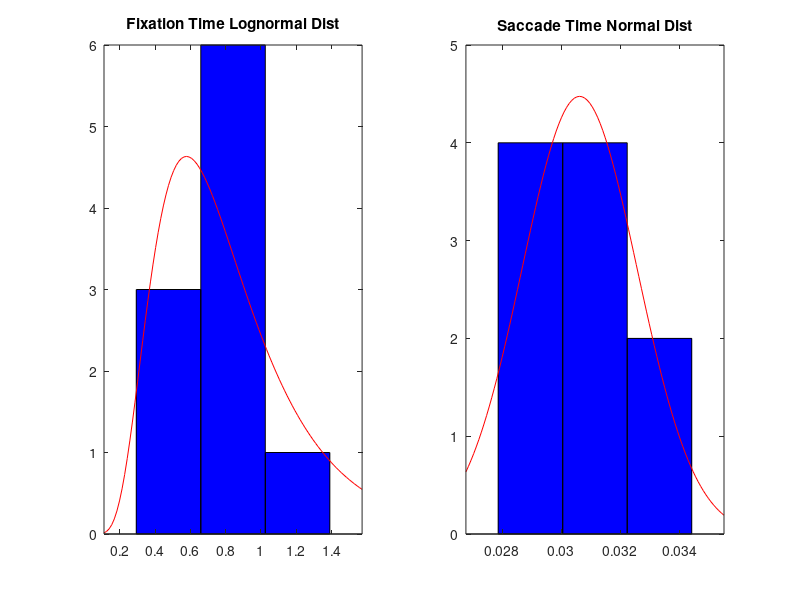

Here is the MATLAB script that generated this plot: (Note: this script raises an error after producing the figure.)
% AUTHORS: Sarah Leary, Victoria Hurd, Abby Rindfuss, Lena Obaid
% DATE CREATED: 9/10/2024
% DATE LAST MODIFIED: 9/12/2024
% PROJECT: NSEEV Project
% CLASS: Human Operation of Aerospace Vehicles

%% Housekeeping
clear;clc;close all


%% Fixed Values

% 4 AOIs
% Each AOI has a salience, expectancy, and value
    % A (primary display)
    S_A = 2;
    Ex_A = 4;
    V_A = 2;
    
    % B (monitor for water levels)
    S_B = 3;
    Ex_B = 2;
    V_B = 1;

    % C (communications display)
    S_C = 1;
    Ex_C = 3;
    V_C = 1;

    % D (emergency notification)
    S_D = 2;
    Ex_D = 1;
    V_D = 5;

% All the combinations of transition effort:
Ef_AB = 1;
Ef_AC = 1;
Ef_AD = 5;
Ef_BC = 3;
Ef_BD = 6;
Ef_CD = 4.5;
% Also, we are assuming that effort to transition is symmetric
% meaning Ef_AB = Ef_BA, etc


%% Distributions
    % fixation --> saccadic eye movement --> fixation --> and so on

n_fix = 10; % number of fixations

% Each fixation time modeled as a random variable with lognormal
% distribution 
fix_dist = makedist('Lognormal','mu', 0, 'sigma',0.5);

% The duration of each saccadic eye movement can be assumed to be normally
% distributed
sac_dist = makedist('Normal','mu',0.03,'sigma',0.003);

% rng('default') % uncomment this if we want these values to never change
fix_time = random(fix_dist,n_fix,1);
% now visualizing the lognormal distribution:
figure(1)
subplot(1,2,1)
histfit(fix_time,3,'lognormal')
title('Fixation Time Lognormal Dist')

sac_time = random(sac_dist,n_fix,1);
% now visualizing the lognormal distribution:
subplot(1,2,2)
histfit(sac_time,3,'normal')
title('Saccade Time Normal Dist')
sgtitle('Distributions for 10 Random Numbers')

%% NSEEV Probability Model for Next Display: 
%Need to write a function that can take in current display and export next
%display


%% 1. Simulation of the Eye Position
% start each scan at A
% eye position as a function of time for 10 fixations
    %%% did we ask Torin about how to choose the sequence? ie random,
    %%% optimize, or we decide? For now, I'm just picking A, B, C, D

% timevec will be like [fix_time, sac_time, fix_time, sac_time ...]

%% 1. Simulation of the Eye Position
% Sequence of displays: A -> B -> C -> D
sequence = {'A', 'B', 'C', 'D'};
seq_numeric = [1, 2, 3, 4];  % Mapping A = 1, B = 2, C = 3, D = 4 for plotting along the y axis

% Initialize time vector and eye position array
time_points = zeros(2 * n_fix-1, 1);
eye_position = zeros(2 * n_fix-1, 1);

% Start at display A
current_time = 0;
current_display=1;

for i = 1:n_fix
    % Fixation on display
    eye_position(2*i - 1) = seq_numeric(mod(i-1, length(sequence)) + 1);  % A -> B -> C -> D -> A...
    time_points(2*i - 1) = current_time;
    current_time = current_time + fix_time(i);
    
    % Saccade (if not the last fixation)
    if i < n_fix
        eye_position(2*i) = NaN;  % No display viewed during saccades
        time_points(2*i) = current_time;
        current_time = current_time + sac_time(i);
    end
end

%% Plot the scan pattern
figure(2)
hold on

% Plot the fixations (solid lines) using the stairs function
stairs(time_points, eye_position, 'LineWidth', 2, 'Color', 'b');

% Plot the saccades (red dashed lines)
for i = 1:2:(2*n_fix-2)  % Iterate over every other element for 9 saccades
    % Plot the saccade as a red dashed line
    plot([time_points(i+1), time_points(i+2)], [eye_position(i), eye_position(i+2)], 'r--', 'LineWidth', 1.5);
end

% Labels and formatting
xlabel('Time (s)');
ylabel('Display (1=A, 2=B, 3=C, 4=D)');
title('Eye Position Over Time (10 Fixations)');
yticks([1 2 3 4]);
yticklabels({'A', 'B', 'C', 'D'});
grid on;
legend({'Fixations', 'Saccades'}, 'Location', 'best');
hold off;
